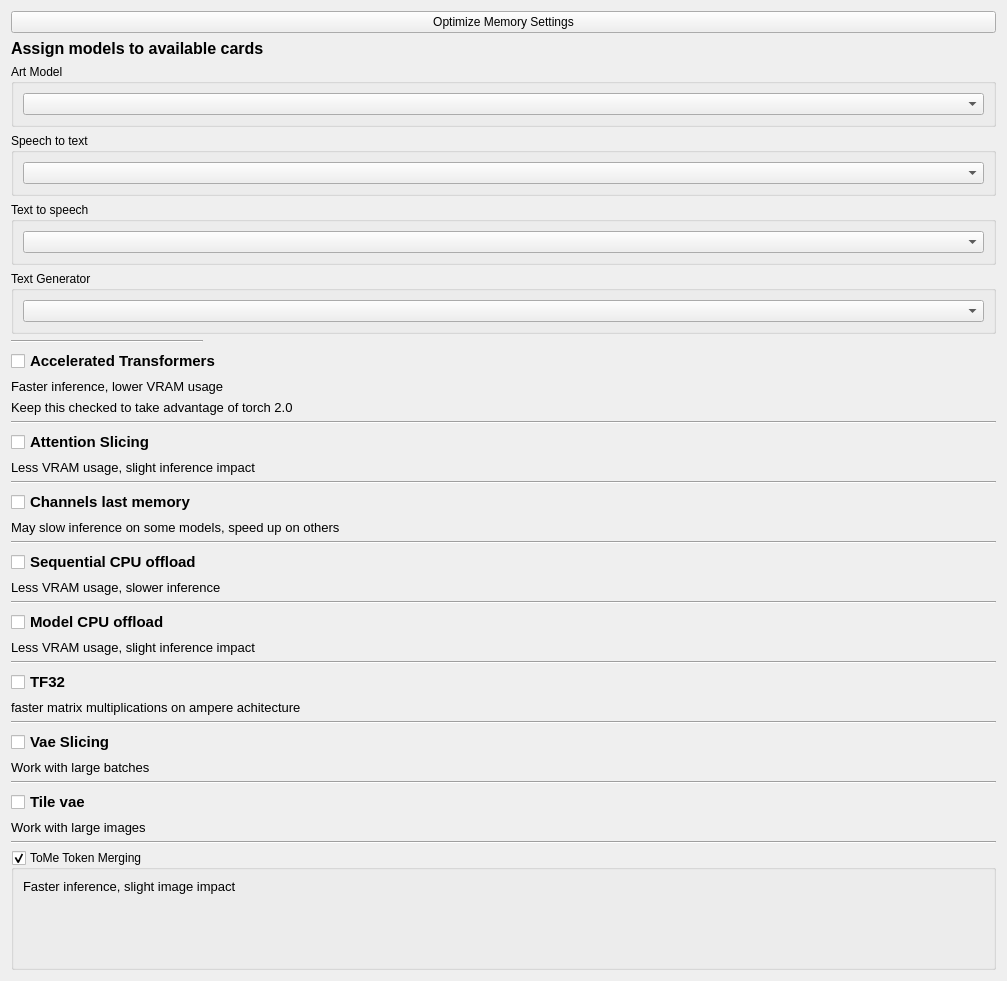
<?xml version="1.0" encoding="UTF-8"?>
<ui version="4.0">
 <class>memory_preferences</class>
 <widget class="QWidget" name="memory_preferences">
  <property name="geometry">
   <rect>
    <x>0</x>
    <y>0</y>
    <width>1007</width>
    <height>981</height>
   </rect>
  </property>
  <property name="windowTitle">
   <string>Form</string>
  </property>
  <layout class="QGridLayout" name="gridLayout">
   <item row="35" column="0" colspan="2">
    <widget class="QCheckBox" name="use_tiled_vae">
     <property name="font">
      <font>
       <pointsize>11</pointsize>
       <bold>true</bold>
      </font>
     </property>
     <property name="toolTip">
      <string>&lt;html&gt;&lt;head/&gt;&lt;body&gt;&lt;p&gt;&lt;span style=&quot; font-weight:400;&quot;&gt;Use with Attention Slicing or Xformers&lt;/span&gt;&lt;/p&gt;&lt;p&gt;&lt;span style=&quot; font-weight:400;&quot;&gt;Makes it possible to work with large images on limited VRAM. Splits image into overlapping tiles, decodes tiles, blends outputs to make final image.&lt;/span&gt;&lt;/p&gt;&lt;/body&gt;&lt;/html&gt;</string>
     </property>
     <property name="text">
      <string>Tile vae</string>
     </property>
    </widget>
   </item>
   <item row="37" column="0" colspan="5">
    <widget class="Line" name="line_9">
     <property name="orientation">
      <enum>Qt::Orientation::Horizontal</enum>
     </property>
    </widget>
   </item>
   <item row="25" column="0" colspan="5">
    <widget class="Line" name="line_2">
     <property name="orientation">
      <enum>Qt::Orientation::Horizontal</enum>
     </property>
    </widget>
   </item>
   <item row="20" column="0" colspan="5">
    <widget class="QLabel" name="label_3">
     <property name="font">
      <font>
       <pointsize>10</pointsize>
       <italic>false</italic>
      </font>
     </property>
     <property name="text">
      <string>May slow inference on some models, speed up on others</string>
     </property>
     <property name="indent">
      <number>-1</number>
     </property>
    </widget>
   </item>
   <item row="14" column="0" colspan="5">
    <widget class="QLabel" name="label_4">
     <property name="font">
      <font>
       <pointsize>10</pointsize>
       <italic>false</italic>
      </font>
     </property>
     <property name="text">
      <string>Less VRAM usage, slight inference impact</string>
     </property>
     <property name="indent">
      <number>-1</number>
     </property>
    </widget>
   </item>
   <item row="2" column="0" colspan="5">
    <layout class="QVBoxLayout" name="verticalLayout">
     <item>
      <widget class="QGroupBox" name="groupBox">
       <property name="title">
        <string>Art Model</string>
       </property>
       <layout class="QGridLayout" name="gridLayout_3">
        <item row="0" column="0">
         <widget class="QComboBox" name="sd_combobox"/>
        </item>
       </layout>
      </widget>
     </item>
     <item>
      <widget class="QGroupBox" name="groupBox_4">
       <property name="title">
        <string>Speech to text</string>
       </property>
       <layout class="QGridLayout" name="gridLayout_6">
        <item row="0" column="0">
         <widget class="QComboBox" name="stt_combobox"/>
        </item>
       </layout>
      </widget>
     </item>
     <item>
      <widget class="QGroupBox" name="groupBox_3">
       <property name="title">
        <string>Text to speech</string>
       </property>
       <layout class="QGridLayout" name="gridLayout_5">
        <item row="0" column="0">
         <widget class="QComboBox" name="tts_combobox"/>
        </item>
       </layout>
      </widget>
     </item>
     <item>
      <widget class="QGroupBox" name="groupBox_2">
       <property name="title">
        <string>Text Generator</string>
       </property>
       <layout class="QGridLayout" name="gridLayout_4">
        <item row="0" column="0">
         <widget class="QComboBox" name="llm_combobox"/>
        </item>
       </layout>
      </widget>
     </item>
    </layout>
   </item>
   <item row="24" column="0" colspan="5">
    <widget class="QLabel" name="label">
     <property name="font">
      <font>
       <pointsize>10</pointsize>
       <italic>false</italic>
      </font>
     </property>
     <property name="text">
      <string>Less VRAM usage, slower inference</string>
     </property>
     <property name="indent">
      <number>-1</number>
     </property>
    </widget>
   </item>
   <item row="30" column="0" colspan="5">
    <widget class="QLabel" name="label_5">
     <property name="font">
      <font>
       <pointsize>10</pointsize>
       <italic>false</italic>
      </font>
     </property>
     <property name="text">
      <string>faster matrix multiplications on ampere achitecture</string>
     </property>
     <property name="indent">
      <number>-1</number>
     </property>
    </widget>
   </item>
   <item row="26" column="0" colspan="3">
    <widget class="QCheckBox" name="enable_model_cpu_offload">
     <property name="font">
      <font>
       <pointsize>11</pointsize>
       <bold>true</bold>
      </font>
     </property>
     <property name="toolTip">
      <string>&lt;html&gt;&lt;head/&gt;&lt;body&gt;&lt;p&gt;&lt;span style=&quot; font-weight:400;&quot;&gt;Use with attention slicing for lower memory consumption.&lt;/span&gt;&lt;/p&gt;&lt;p&gt;&lt;span style=&quot; font-weight:400;&quot;&gt;Moves whole models to the GPU, instead of handling each model’s constituent &lt;/span&gt;&lt;span style=&quot; font-weight:400; font-style:italic;&quot;&gt;modules&lt;/span&gt;&lt;span style=&quot; font-weight:400;&quot;&gt;. This results in a negligible impact on inference time (compared with moving the pipeline to &lt;/span&gt;&lt;span style=&quot; font-family:'monospace'; font-weight:400;&quot;&gt;cuda&lt;/span&gt;&lt;span style=&quot; font-weight:400;&quot;&gt;), while still providing some memory savings.&lt;/span&gt;&lt;/p&gt;&lt;/body&gt;&lt;/html&gt;</string>
     </property>
     <property name="text">
      <string>Model CPU offload</string>
     </property>
    </widget>
   </item>
   <item row="29" column="0" colspan="2">
    <widget class="QCheckBox" name="use_tf32">
     <property name="font">
      <font>
       <pointsize>11</pointsize>
       <bold>true</bold>
      </font>
     </property>
     <property name="toolTip">
      <string>&lt;html&gt;&lt;head/&gt;&lt;body&gt;&lt;p&gt;&lt;span style=&quot; font-weight:400;&quot;&gt;On Ampere and later CUDA devices matrix multiplications and convolutions can use the TensorFloat32 (TF32) mode for faster but slightly less accurate computations.&lt;/span&gt;&lt;/p&gt;&lt;/body&gt;&lt;/html&gt;</string>
     </property>
     <property name="text">
      <string>TF32</string>
     </property>
    </widget>
   </item>
   <item row="32" column="0" colspan="2">
    <widget class="QCheckBox" name="use_enable_vae_slicing">
     <property name="font">
      <font>
       <pointsize>11</pointsize>
       <bold>true</bold>
      </font>
     </property>
     <property name="toolTip">
      <string>&lt;html&gt;&lt;head/&gt;&lt;body&gt;&lt;p&gt;&lt;span style=&quot; font-weight:400;&quot;&gt;Use with Attention Slicing or Xformers&lt;/span&gt;&lt;/p&gt;&lt;p&gt;&lt;span style=&quot; font-weight:400;&quot;&gt;Decode large batches of images with limited VRAM, or to enable batches with 32 images or more.&lt;/span&gt;&lt;/p&gt;&lt;/body&gt;&lt;/html&gt;</string>
     </property>
     <property name="text">
      <string>Vae Slicing</string>
     </property>
    </widget>
   </item>
   <item row="38" column="0" colspan="5">
    <widget class="QGroupBox" name="use_tome">
     <property name="sizePolicy">
      <sizepolicy hsizetype="Preferred" vsizetype="MinimumExpanding">
       <horstretch>0</horstretch>
       <verstretch>75</verstretch>
      </sizepolicy>
     </property>
     <property name="toolTip">
      <string>Merge redundant tokens for faster inference. May result in slight reduction in image quality.</string>
     </property>
     <property name="title">
      <string>ToMe Token Merging</string>
     </property>
     <property name="checkable">
      <bool>true</bool>
     </property>
     <layout class="QGridLayout" name="gridLayout_2">
      <item row="1" column="0">
       <widget class="SliderWidget" name="tome_sd_ratio" native="true">
        <property name="minimumSize">
         <size>
          <width>0</width>
          <height>20</height>
         </size>
        </property>
        <property name="label_text" stdset="0">
         <string>Ratio</string>
        </property>
        <property name="slider_callback" stdset="0">
         <string notr="true">tome_sd_ratio_value_change</string>
        </property>
        <property name="current_value" stdset="0">
         <number>1000</number>
        </property>
        <property name="slider_maximum" stdset="0">
         <number>1000</number>
        </property>
        <property name="spinbox_maximum" stdset="0">
         <double>1.000000000000000</double>
        </property>
        <property name="display_as_float" stdset="0">
         <bool>true</bool>
        </property>
        <property name="spinbox_single_step" stdset="0">
         <double>0.010000000000000</double>
        </property>
        <property name="spinbox_page_step" stdset="0">
         <double>0.100000000000000</double>
        </property>
        <property name="spinbox_minimum" stdset="0">
         <double>0.000000000000000</double>
        </property>
        <property name="slider_minimum" stdset="0">
         <number>0</number>
        </property>
        <property name="settings_property" stdset="0">
         <string>memory_settings.tome_sd_ratio</string>
        </property>
       </widget>
      </item>
      <item row="0" column="0">
       <widget class="QLabel" name="label_10">
        <property name="font">
         <font>
          <pointsize>10</pointsize>
         </font>
        </property>
        <property name="text">
         <string>Faster inference, slight image impact</string>
        </property>
       </widget>
      </item>
      <item row="2" column="0">
       <spacer name="verticalSpacer">
        <property name="orientation">
         <enum>Qt::Orientation::Vertical</enum>
        </property>
        <property name="sizeHint" stdset="0">
         <size>
          <width>624</width>
          <height>13</height>
         </size>
        </property>
       </spacer>
      </item>
     </layout>
    </widget>
   </item>
   <item row="31" column="0" colspan="5">
    <widget class="Line" name="line_5">
     <property name="orientation">
      <enum>Qt::Orientation::Horizontal</enum>
     </property>
    </widget>
   </item>
   <item row="0" column="0" colspan="5">
    <widget class="QPushButton" name="optimize_memory_button">
     <property name="text">
      <string>Optimize Memory Settings</string>
     </property>
    </widget>
   </item>
   <item row="16" column="0" colspan="5">
    <widget class="Line" name="line_4">
     <property name="orientation">
      <enum>Qt::Orientation::Horizontal</enum>
     </property>
    </widget>
   </item>
   <item row="4" column="0" colspan="5">
    <widget class="QCheckBox" name="use_accelerated_transformers">
     <property name="font">
      <font>
       <pointsize>11</pointsize>
       <bold>true</bold>
      </font>
     </property>
     <property name="toolTip">
      <string>&lt;html&gt;&lt;head/&gt;&lt;body&gt;&lt;p&gt;&lt;span style=&quot; font-weight:400;&quot;&gt;Optimized and memory-efficient attention implementation.&lt;/span&gt;&lt;/p&gt;&lt;/body&gt;&lt;/html&gt;</string>
     </property>
     <property name="text">
      <string>Accelerated Transformers</string>
     </property>
    </widget>
   </item>
   <item row="3" column="0">
    <widget class="Line" name="line_7">
     <property name="orientation">
      <enum>Qt::Orientation::Horizontal</enum>
     </property>
    </widget>
   </item>
   <item row="10" column="0" colspan="5">
    <widget class="Line" name="line_8">
     <property name="orientation">
      <enum>Qt::Orientation::Horizontal</enum>
     </property>
    </widget>
   </item>
   <item row="28" column="0" colspan="5">
    <widget class="Line" name="line_3">
     <property name="orientation">
      <enum>Qt::Orientation::Horizontal</enum>
     </property>
    </widget>
   </item>
   <item row="11" column="0" rowspan="2" colspan="2">
    <widget class="QCheckBox" name="use_attention_slicing">
     <property name="font">
      <font>
       <pointsize>11</pointsize>
       <bold>true</bold>
      </font>
     </property>
     <property name="toolTip">
      <string>&lt;html&gt;&lt;head/&gt;&lt;body&gt;&lt;p&gt;&lt;span style=&quot; font-weight:400;&quot;&gt;Perform computation in steps instead of all at once.&lt;/span&gt;&lt;/p&gt;&lt;p&gt;&lt;span style=&quot; font-weight:400;&quot;&gt;About 10% slower inference times.&lt;/span&gt;&lt;/p&gt;&lt;p&gt;&lt;span style=&quot; font-weight:400;&quot;&gt;Uses as little as 3.2 GB of VRAM.&lt;/span&gt;&lt;/p&gt;&lt;/body&gt;&lt;/html&gt;</string>
     </property>
     <property name="text">
      <string>Attention Slicing</string>
     </property>
    </widget>
   </item>
   <item row="6" column="0" colspan="5">
    <widget class="QLabel" name="label_8">
     <property name="font">
      <font>
       <pointsize>10</pointsize>
       <italic>false</italic>
      </font>
     </property>
     <property name="text">
      <string>Faster inference, lower VRAM usage</string>
     </property>
     <property name="indent">
      <number>-1</number>
     </property>
    </widget>
   </item>
   <item row="17" column="0" rowspan="2" colspan="4">
    <widget class="QCheckBox" name="use_lastchannels">
     <property name="font">
      <font>
       <pointsize>11</pointsize>
       <bold>true</bold>
      </font>
     </property>
     <property name="toolTip">
      <string>&lt;html&gt;&lt;head/&gt;&lt;body&gt;&lt;p&gt;&lt;span style=&quot; font-weight:400;&quot;&gt;Alternative way of ordering NCHW tensors in memory preserving dimensions ordering. Channels last tensors ordered in such a way that channels become the densest dimension (aka storing images pixel-per-pixel). &lt;/span&gt;&lt;/p&gt;&lt;p&gt;&lt;span style=&quot; font-weight:400;&quot;&gt;Since not all operators currently support channels last format it may result in a worst performance, so it’s better to try it and see if it works for your model.&lt;/span&gt;&lt;/p&gt;&lt;/body&gt;&lt;/html&gt;</string>
     </property>
     <property name="text">
      <string>Channels last memory</string>
     </property>
    </widget>
   </item>
   <item row="22" column="0" colspan="5">
    <widget class="Line" name="line">
     <property name="orientation">
      <enum>Qt::Orientation::Horizontal</enum>
     </property>
    </widget>
   </item>
   <item row="1" column="0" colspan="5">
    <widget class="QLabel" name="label_11">
     <property name="font">
      <font>
       <pointsize>12</pointsize>
       <bold>true</bold>
      </font>
     </property>
     <property name="text">
      <string>Assign models to available cards</string>
     </property>
    </widget>
   </item>
   <item row="23" column="0" colspan="5">
    <widget class="QCheckBox" name="use_enable_sequential_cpu_offload">
     <property name="font">
      <font>
       <pointsize>11</pointsize>
       <bold>true</bold>
      </font>
     </property>
     <property name="toolTip">
      <string>&lt;html&gt;&lt;head/&gt;&lt;body&gt;&lt;p&gt;&lt;span style=&quot; font-weight:400;&quot;&gt;Use with &lt;/span&gt;attention slicing&lt;span style=&quot; font-weight:400;&quot;&gt; for lower memory consumption.&lt;/span&gt;&lt;/p&gt;&lt;p&gt;&lt;span style=&quot; font-weight:400;&quot;&gt;Offloads the weights to CPU and only load them to GPU when performing the forward pass for memory savings.&lt;/span&gt;&lt;/p&gt;&lt;/body&gt;&lt;/html&gt;</string>
     </property>
     <property name="text">
      <string>Sequential CPU offload</string>
     </property>
    </widget>
   </item>
   <item row="27" column="0" colspan="5">
    <widget class="QLabel" name="label_2">
     <property name="font">
      <font>
       <pointsize>10</pointsize>
       <italic>false</italic>
      </font>
     </property>
     <property name="text">
      <string>Less VRAM usage, slight inference impact</string>
     </property>
     <property name="indent">
      <number>-1</number>
     </property>
    </widget>
   </item>
   <item row="36" column="0" colspan="2">
    <widget class="QLabel" name="label_7">
     <property name="font">
      <font>
       <pointsize>10</pointsize>
       <italic>false</italic>
      </font>
     </property>
     <property name="text">
      <string>Work with large images</string>
     </property>
     <property name="indent">
      <number>-1</number>
     </property>
    </widget>
   </item>
   <item row="34" column="0" colspan="5">
    <widget class="Line" name="line_6">
     <property name="orientation">
      <enum>Qt::Orientation::Horizontal</enum>
     </property>
    </widget>
   </item>
   <item row="8" column="0" colspan="5">
    <widget class="QLabel" name="label_9">
     <property name="font">
      <font>
       <pointsize>10</pointsize>
      </font>
     </property>
     <property name="text">
      <string>Keep this checked to take advantage of torch 2.0</string>
     </property>
    </widget>
   </item>
   <item row="33" column="0" colspan="2">
    <widget class="QLabel" name="label_6">
     <property name="font">
      <font>
       <pointsize>10</pointsize>
       <italic>false</italic>
      </font>
     </property>
     <property name="text">
      <string>Work with large batches</string>
     </property>
     <property name="indent">
      <number>-1</number>
     </property>
    </widget>
   </item>
  </layout>
 </widget>
 <customwidgets>
  <customwidget>
   <class>SliderWidget</class>
   <extends>QWidget</extends>
   <header>airunner/widgets/slider/slider_widget</header>
   <container>1</container>
  </customwidget>
 </customwidgets>
 <resources/>
 <connections>
  <connection>
   <sender>use_enable_vae_slicing</sender>
   <signal>toggled(bool)</signal>
   <receiver>memory_preferences</receiver>
   <slot>action_toggled_vae_slicing(bool)</slot>
   <hints>
    <hint type="sourcelabel">
     <x>121</x>
     <y>772</y>
    </hint>
    <hint type="destinationlabel">
     <x>0</x>
     <y>388</y>
    </hint>
   </hints>
  </connection>
  <connection>
   <sender>use_tiled_vae</sender>
   <signal>toggled(bool)</signal>
   <receiver>memory_preferences</receiver>
   <slot>action_toggled_tile_vae(bool)</slot>
   <hints>
    <hint type="sourcelabel">
     <x>68</x>
     <y>831</y>
    </hint>
    <hint type="destinationlabel">
     <x>0</x>
     <y>440</y>
    </hint>
   </hints>
  </connection>
  <connection>
   <sender>use_tf32</sender>
   <signal>toggled(bool)</signal>
   <receiver>memory_preferences</receiver>
   <slot>action_toggled_tf32(bool)</slot>
   <hints>
    <hint type="sourcelabel">
     <x>65</x>
     <y>713</y>
    </hint>
    <hint type="destinationlabel">
     <x>0</x>
     <y>318</y>
    </hint>
   </hints>
  </connection>
  <connection>
   <sender>use_enable_sequential_cpu_offload</sender>
   <signal>toggled(bool)</signal>
   <receiver>memory_preferences</receiver>
   <slot>action_toggled_sequential_cpu_offload(bool)</slot>
   <hints>
    <hint type="sourcelabel">
     <x>152</x>
     <y>595</y>
    </hint>
    <hint type="destinationlabel">
     <x>258</x>
     <y>0</y>
    </hint>
   </hints>
  </connection>
  <connection>
   <sender>use_accelerated_transformers</sender>
   <signal>toggled(bool)</signal>
   <receiver>memory_preferences</receiver>
   <slot>action_toggled_accelerated_transformers(bool)</slot>
   <hints>
    <hint type="sourcelabel">
     <x>163</x>
     <y>397</y>
    </hint>
    <hint type="destinationlabel">
     <x>5</x>
     <y>5</y>
    </hint>
   </hints>
  </connection>
  <connection>
   <sender>optimize_memory_button</sender>
   <signal>clicked()</signal>
   <receiver>memory_preferences</receiver>
   <slot>action_button_clicked_optimize_memory_settings()</slot>
   <hints>
    <hint type="sourcelabel">
     <x>155</x>
     <y>28</y>
    </hint>
    <hint type="destinationlabel">
     <x>176</x>
     <y>0</y>
    </hint>
   </hints>
  </connection>
  <connection>
   <sender>use_lastchannels</sender>
   <signal>toggled(bool)</signal>
   <receiver>memory_preferences</receiver>
   <slot>action_toggled_last_memory(bool)</slot>
   <hints>
    <hint type="sourcelabel">
     <x>191</x>
     <y>536</y>
    </hint>
    <hint type="destinationlabel">
     <x>271</x>
     <y>6</y>
    </hint>
   </hints>
  </connection>
  <connection>
   <sender>use_attention_slicing</sender>
   <signal>toggled(bool)</signal>
   <receiver>memory_preferences</receiver>
   <slot>action_toggled_attention_slicing(bool)</slot>
   <hints>
    <hint type="sourcelabel">
     <x>114</x>
     <y>477</y>
    </hint>
    <hint type="destinationlabel">
     <x>2</x>
     <y>39</y>
    </hint>
   </hints>
  </connection>
  <connection>
   <sender>enable_model_cpu_offload</sender>
   <signal>toggled(bool)</signal>
   <receiver>memory_preferences</receiver>
   <slot>action_toggled_model_cpu_offload(bool)</slot>
   <hints>
    <hint type="sourcelabel">
     <x>112</x>
     <y>654</y>
    </hint>
    <hint type="destinationlabel">
     <x>53</x>
     <y>0</y>
    </hint>
   </hints>
  </connection>
  <connection>
   <sender>sd_combobox</sender>
   <signal>currentTextChanged(QString)</signal>
   <receiver>memory_preferences</receiver>
   <slot>action_changed_sd_combobox(QString)</slot>
   <hints>
    <hint type="sourcelabel">
     <x>87</x>
     <y>115</y>
    </hint>
    <hint type="destinationlabel">
     <x>582</x>
     <y>-10</y>
    </hint>
   </hints>
  </connection>
  <connection>
   <sender>llm_combobox</sender>
   <signal>currentTextChanged(QString)</signal>
   <receiver>memory_preferences</receiver>
   <slot>action_changed_llm_combobox(QString)</slot>
   <hints>
    <hint type="sourcelabel">
     <x>359</x>
     <y>346</y>
    </hint>
    <hint type="destinationlabel">
     <x>686</x>
     <y>2</y>
    </hint>
   </hints>
  </connection>
  <connection>
   <sender>tts_combobox</sender>
   <signal>currentTextChanged(QString)</signal>
   <receiver>memory_preferences</receiver>
   <slot>action_changed_tts_combobox(QString)</slot>
   <hints>
    <hint type="sourcelabel">
     <x>661</x>
     <y>271</y>
    </hint>
    <hint type="destinationlabel">
     <x>665</x>
     <y>17</y>
    </hint>
   </hints>
  </connection>
  <connection>
   <sender>stt_combobox</sender>
   <signal>currentTextChanged(QString)</signal>
   <receiver>memory_preferences</receiver>
   <slot>action_changed_stt_combobox(QString)</slot>
   <hints>
    <hint type="sourcelabel">
     <x>834</x>
     <y>196</y>
    </hint>
    <hint type="destinationlabel">
     <x>587</x>
     <y>17</y>
    </hint>
   </hints>
  </connection>
  <connection>
   <sender>use_tome</sender>
   <signal>toggled(bool)</signal>
   <receiver>memory_preferences</receiver>
   <slot>action_toggled_tome(bool)</slot>
   <hints>
    <hint type="sourcelabel">
     <x>45</x>
     <y>875</y>
    </hint>
    <hint type="destinationlabel">
     <x>0</x>
     <y>861</y>
    </hint>
   </hints>
  </connection>
 </connections>
 <slots>
  <slot>action_button_clicked_optimize_memory_settings()</slot>
  <slot>action_toggled_accelerated_transformers(bool)</slot>
  <slot>action_toggled_attention_slicing(bool)</slot>
  <slot>action_toggled_last_memory(bool)</slot>
  <slot>action_toggled_sequential_cpu_offload(bool)</slot>
  <slot>action_toggled_model_cpu_offload(bool)</slot>
  <slot>action_toggled_tf32(bool)</slot>
  <slot>action_toggled_vae_slicing(bool)</slot>
  <slot>action_toggled_tile_vae(bool)</slot>
  <slot>action_toggled_tome(bool)</slot>
  <slot>action_changed_sd_combobox(QString)</slot>
  <slot>action_changed_llm_combobox(QString)</slot>
  <slot>action_changed_stt_combobox(QString)</slot>
  <slot>action_changed_tts_combobox(QString)</slot>
  <slot>action_toggled_use_tome(bool)</slot>
 </slots>
</ui>
